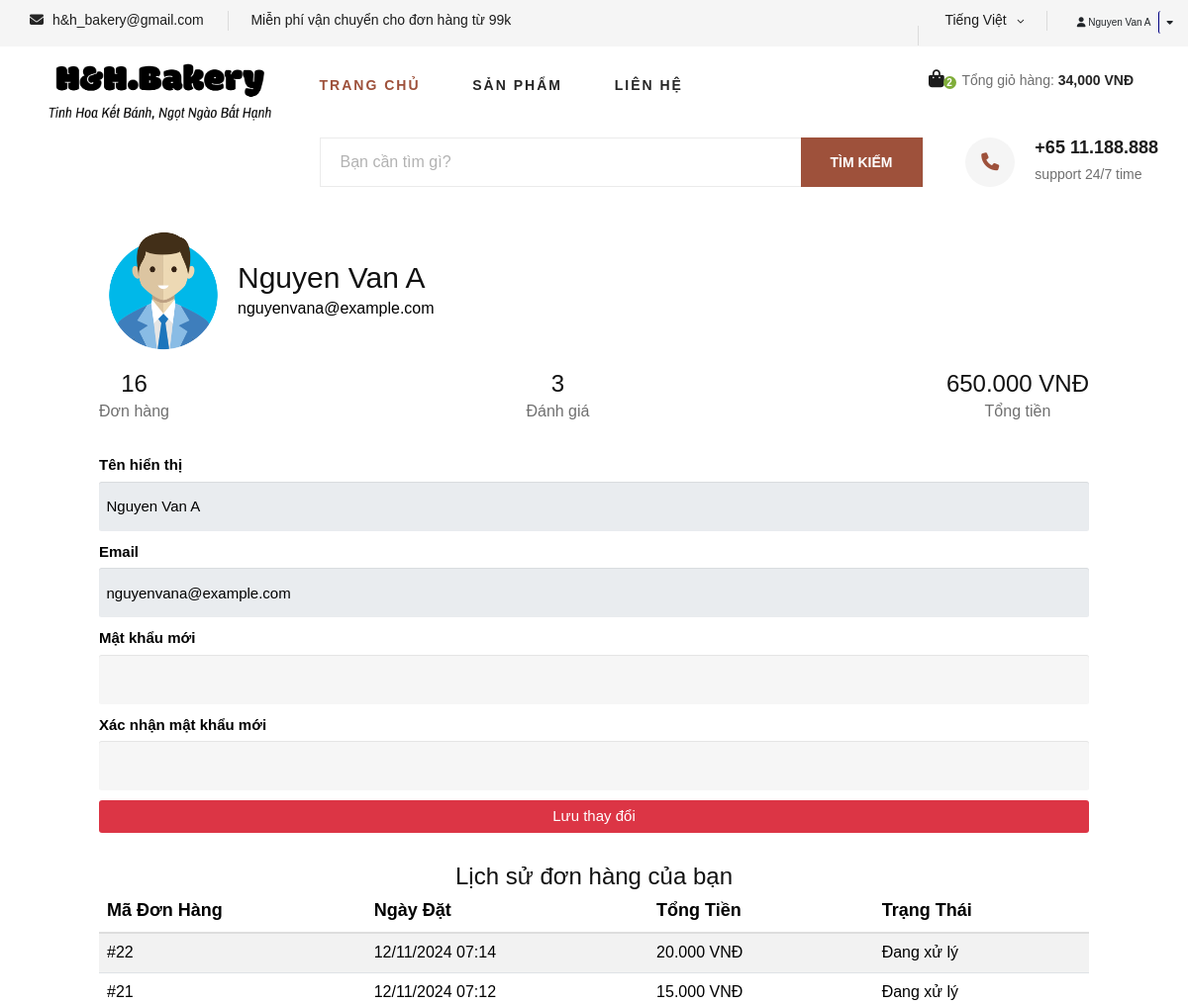
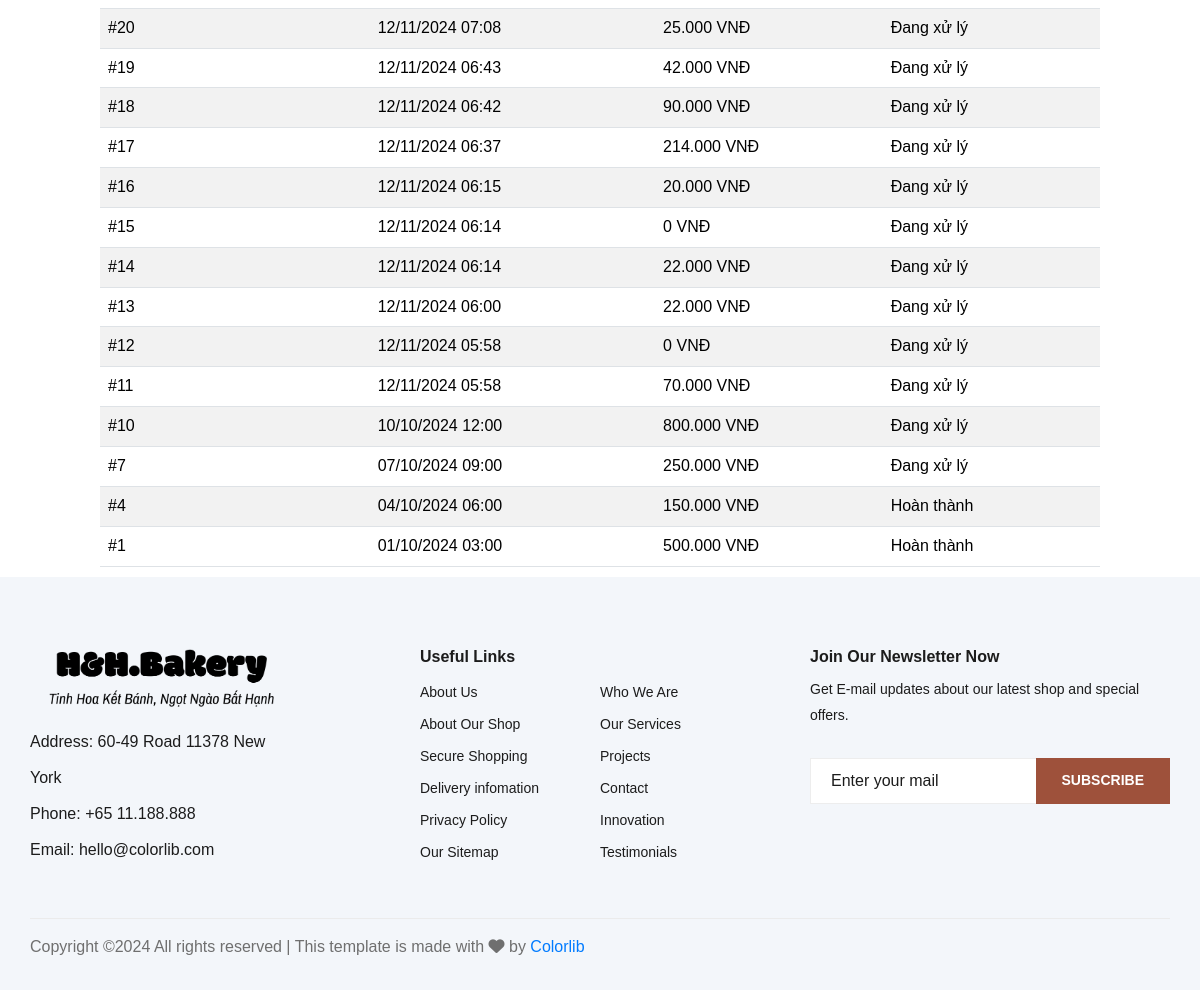
/shop-infoUser.php (signed in), run on the app's committed database (2 pictures, top to bottom).
### tables this page shows
CREATE TABLE `customers` (
  `customer_id` int(11) NOT NULL,
  `first_name` varchar(100) NOT NULL,
  `last_name` varchar(100) NOT NULL,
  `email` varchar(255) NOT NULL,
  `phone` varchar(20) DEFAULT NULL,
  `address` text DEFAULT NULL,
  `created_at` timestamp NOT NULL DEFAULT current_timestamp(),
  `updated_at` timestamp NOT NULL DEFAULT current_timestamp() ON UPDATE current_timestamp(),
  `password` varchar(255) NOT NULL
);

CREATE TABLE `orders` (
  `order_id` int(11) NOT NULL,
  `customer_id` int(11) DEFAULT NULL,
  `total_amount` decimal(10,2) NOT NULL,
  `order_status` enum('pending','processing','completed','cancelled') DEFAULT 'pending',
  `order_date` timestamp NOT NULL DEFAULT current_timestamp(),
  `payment_method` varchar(50) DEFAULT 'Thanh Toán Khi Nhận Hàng',
  `shipping_address` varchar(255) NOT NULL,
  `shipping_city` varchar(100) NOT NULL,
  `shipping_phone` varchar(20) NOT NULL,
  `notes` text DEFAULT NULL
);

### shop-infoUser.php (the view, shortened to what this page needs)
<?php
include 'includes/db_conn.inc';
$customer_id = $_SESSION['customer_id'];
$sqlCustomer = "SELECT first_name, last_name, email FROM customers WHERE customer_id = ?";
$stmtCustomer = $conn->prepare($sqlCustomer);
$stmtCustomer->bind_param("i", $customer_id);
$stmtCustomer->execute();
$resultCustomer = $stmtCustomer->get_result();
$customer = $resultCustomer->fetch_assoc();
$sqlTotalAmount = "SELECT SUM(total_amount) AS total_spent FROM orders WHERE customer_id = ? AND order_status = 'completed'";
$stmtTotal = $conn->prepare($sqlTotalAmount);
$stmtTotal->bind_param("i", $customer_id);
$stmtTotal->execute();
$resultTotal = $stmtTotal->get_result();
$totalSpent = $resultTotal->fetch_assoc()['total_spent'] ?? 0;
$sqlOrderCount = "SELECT COUNT(*) AS order_count FROM orders WHERE customer_id = ?";
$stmtOrderCount = $conn->prepare($sqlOrderCount);
$stmtOrderCount->bind_param("i", $customer_id);
$stmtOrderCount->execute();
$resultOrderCount = $stmtOrderCount->get_result();
$orderCount = $resultOrderCount->fetch_assoc()['order_count'];
$sqlReviewCount = "SELECT COUNT(*) AS review_count FROM product_reviews WHERE customer_id = ?";
$stmtReviewCount = $conn->prepare($sqlReviewCount);
$stmtReviewCount->bind_param("i", $customer_id);
$stmtReviewCount->execute();
$resultReviewCount = $stmtReviewCount->get_result();
$reviewCount = $resultReviewCount->fetch_assoc()['review_count'] ?? 0;
$fullName = htmlspecialchars($customer['first_name'] . ' ' . $customer['last_name']);
function translateOrderStatus($status)
{
    switch ($status) {
        case 'processing':
            return 'Đang xử lý';
        case 'completed':
            return 'Hoàn thành';
    }
}
?>
<section class="bobyinfo">
    <div class="profile-container">
        <div class="d-flex align-items-center profile-header mb-4">
            <img src="img/avatar.png" alt="Avatar">
            <div class="ms-3 profile-info fs-4">
                <h3><?php echo $fullName; ?></h3>
                <p><?php echo htmlspecialchars($customer['email']); ?></p>
            </div>
        </div>
        <div class="d-flex justify-content-between text-center stats mb-4 fs-4">
            <div>
                <h4><?php echo $orderCount; ?></h4>
                <p>Đơn hàng</p>
            </div>
            <div>
                <h4><?php echo $reviewCount; ?></h4>
                <p>Đánh giá</p>
            </div>
            <div>
                <h4><?php echo number_format($totalSpent, 0, ',', '.'); ?> VNĐ</h4>
                <p>Tổng tiền</p>
            </div>
        </div>
        <form method="POST">
            <div class="mb-3">
                <label for="displayName" class="form-label fs-4">Tên hiển thị</label>
                <input type="text" class="form-control fs-4" id="displayName" name="display_name"
                    value="<?php echo $fullName; ?>" readonly>
            </div>
            <div class="mb-3">
                <label for="email" class="form-label fs-4">Email</label>
                <input type="email" class="form-control fs-4" id="email" name="email"
                    value="<?php echo htmlspecialchars($customer['email']); ?>" readonly>
            </div>
            <div class="mb-3">
                <label for="newPassword" class="form-label fs-4">Mật khẩu mới</label>
                <input type="password" class="form-control fs-4" id="newPassword" name="new_password">
            </div>
            <div class="mb-3">
                <label for="confirmPassword" class="form-label fs-4">Xác nhận mật khẩu mới</label>
                <input type="password" class="form-control fs-4" id="confirmPassword" name="confirm_password">
            </div>
            <button type="submit" class="btn btn-danger w-100 btn-lg fs-4">Lưu thay đổi</button>
        </form>
        <div class="mt-5">
            <h4 class="text-center">Lịch sử đơn hàng của bạn</h4>
            <div class="table-responsive">
                <table class="table table-striped order-table">
                    <thead>
                        <tr>
                            <th>Mã Đơn Hàng</th>
                            <th>Ngày Đặt</th>
                            <th>Tổng Tiền</th>
                            <th>Trạng Thái</th>
                        </tr>
                    </thead>
                    <tbody>
                        <?php
                        $sqlOrders = "SELECT order_id, order_date, total_amount, order_status FROM orders WHERE customer_id = ? ORDER BY order_date DESC";
                        $stmtOrders = $conn->prepare($sqlOrders);
                        $stmtOrders->bind_param("i", $customer_id);
                        $stmtOrders->execute();
                        $resultOrders = $stmtOrders->get_result();
                        if ($resultOrders->num_rows > 0):
                            while ($order = $resultOrders->fetch_assoc()): ?>
                                <tr>
                                    <td>#<?php echo $order['order_id']; ?></td>
                                    <td><?php echo date("d/m/Y H:i", strtotime($order['order_date'])); ?></td>
                                    <td><?php echo number_format($order['total_amount'], 0, ',', '.'); ?> VNĐ</td>
                                    <td><?php echo translateOrderStatus($order['order_status']); ?></td>
                                </tr>
                            <?php endwhile;
                        else: ?>
                            <tr>
                                <td colspan="4" class="text-center">Không có đơn hàng nào</td>
                            </tr>
                        <?php endif; ?>
                    </tbody>
                </table>
            </div>
        </div>
    </div>
</section>
<?php
include 'includes/layout.php';
?>

### includes/login.php (shortened to what this page needs)
<?php if (isset($_SESSION['user'])): ?>
    <?php $kh = $_SESSION['user']; ?>
    <button class="btn" onclick="window.location.href='shop-infoUser.php'"> <i class="fas fa-user"></i>
        <?php echo htmlspecialchars($kh["first_name"] . " " . $kh["last_name"]); ?></button>
    <div class="dropdown">
        <button class="btn" style="border-left:1px solid navy">
            <i class="fa fa-caret-down"></i>
        </button>
    </div>
<?php endif; ?>

### css/style.css (style rules this page uses)
html, body { height: 100%; font-family: Arial, Helvetica, sans-serif; -webkit-font-smoothing: antialiased; font-smoothing: antialiased; }
h1, h2, h3, h4, h5, h6 { margin: 0; color: #111111; font-weight: 400; font-family: Arial, Helvetica, sans-serif; }
h3 { font-size: 30px; }
h4 { font-size: 24px; }
p { font-size: 16px; font-family: Arial, Helvetica, sans-serif; color: #6f6f6f; font-weight: 400; line-height: 26px; margin: 0 0 15px 0; }
img { max-width: 100%; }

### includes/login.php (style rules this page uses)
.form-control { height: 30px; }
.dropdown { position: absolute; display: inline-block; }
.btn { border: none; outline: none; }

### shop-infoUser.php (style rules this page uses)
.bobyinfo { background-color: #fff; color: #000000; min-height: 100vh; display: flex; justify-content: center; align-items: center; width: 100%; }
.profile-container { background-color: #ffffff; border-radius: 8px; width: 100%; max-width: 1000px; }
.profile-header img { border-radius: 50%; width: 130px; height: 130px; }
.profile-info p { color: #000000; margin-bottom: 0; }
.form-control { background-color: #f6f6f6; border: none; color: #000000; height: 50px; }
.form-control::placeholder { color: #646464; }
.stats div { text-align: center; }
.order-table th, .order-table td { font-size: 1.2em; }
.order-table { font-size: 16px; }
.order-table th { font-weight: bold; font-size: 18px; }
.order-table td { font-size: 16px; }

### data on the page
customers: first_name+last_name "Nguyen Van A", fullName "Nguyen Van A", email "nguyenvana@example.com", display_name "Nguyen Van A"
orders: order_id "22", order_date "12/11/2024 07:14", total_amount "20.000"
orders: order_id "21", order_date "12/11/2024 07:12", total_amount "15.000"
orders: order_id "20", order_date "12/11/2024 07:08", total_amount "25.000"
orders: order_id "19", order_date "12/11/2024 06:43", total_amount "42.000"
orders: order_id "18", order_date "12/11/2024 06:42", total_amount "90.000"
orders: order_id "17", order_date "12/11/2024 06:37", total_amount "214.000"
orders: order_id "16", order_date "12/11/2024 06:15", total_amount "20.000"
orders: order_id "15", order_date "12/11/2024 06:14", total_amount "0"
orders: order_id "14", order_date "12/11/2024 06:14", total_amount "22.000"
orders: order_id "13", order_date "12/11/2024 06:00", total_amount "22.000"
orders: order_id "12", order_date "12/11/2024 05:58", total_amount "0"
orders: order_id "11", order_date "12/11/2024 05:58", total_amount "70.000"
orders: order_id "10", order_date "10/10/2024 12:00", total_amount "800.000"
orders: order_id "7", order_date "07/10/2024 09:00", total_amount "250.000"
orders: order_id "4", order_date "04/10/2024 06:00", total_amount "150.000"
orders: order_id "1", order_date "01/10/2024 03:00", total_amount "500.000"

### other printed values
$totalItems "2"
$totalAmount "34,000"
$orderCount "16"
$reviewCount "3"
$totalSpent "650.000"
